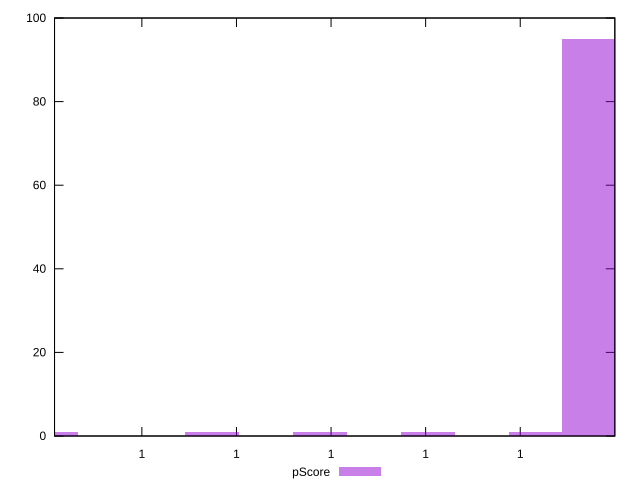

This figure's gnuplot source:
reset

$pScore <<EOF
0.9999999999865172 95
0.9999999999580458 1
0.999999999901103 1
0.9999999998441601 1
0.9999999997018031 1
0.9999999997872173 1
EOF

set key outside below
set boxwidth 2.8471412772751932e-11
set xrange [0.9999999997038378:0.9999999999999948]
set yrange [0:100]
set trange [0:100]
set style fill transparent solid 0.5 noborder
set terminal svg size 640, 490 enhanced background rgb 'white'
set output "report_00018_2021-02-10T15-25-16.877Z/total-blocking-time/samples/pages+cached+noadtech/pScore/histogram.svg"

plot $pScore title "pScore" with boxes

reset
